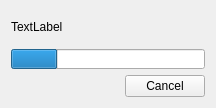
<?xml version="1.0" encoding="UTF-8"?>
<ui version="4.0">
 <class>BuildWindow</class>
 <widget class="QWidget" name="BuildWindow">
  <property name="geometry">
   <rect>
    <x>0</x>
    <y>0</y>
    <width>216</width>
    <height>108</height>
   </rect>
  </property>
  <property name="windowTitle">
   <string>BuildWindow</string>
  </property>
  <property name="styleSheet">
   <string notr="true">QWidget {
	color:rgb(200,200,200);
	background-color: rgb(28, 36, 38);
	selection-background-color: rgb(68, 85, 89);
	border-style: outset;
	border-width: 2px;
	border:2px solid rgb(68, 85, 89);
}

QLabel {
	border-style: none;\n
}

QPushButton {
	border-style: outset;
	border-width: 2px;
	border:2px solid rgb(68, 85, 89);
	background-color: rgb(38, 46, 48);
	padding: 5px 10px;
}

QProgressBar:horizontal {
border: 0px solid rgb(68, 85, 89);
border-radius: 20px;
background: rgb(48,56, 58);

padding: 1px;

}
QProgressBar::chunk:horizontal {
border-radius: 20px;
border-bottom-right-radius: 10px;
border-bottom-left-radius: 10px;
border-top-right-radius: 10px;
border-top-left-radius: 10px	;
}

QProgressBar::chunk:horizontal {
	background: rgb(69, 143, 208);
}</string>
  </property>
  <layout class="QGridLayout" name="gridLayout">
   <item row="0" column="0">
    <layout class="QVBoxLayout" name="verticalLayout">
     <item>
      <widget class="QLabel" name="label">
       <property name="styleSheet">
        <string notr="true"/>
       </property>
       <property name="text">
        <string>TextLabel</string>
       </property>
      </widget>
     </item>
     <item>
      <layout class="QVBoxLayout" name="verticalLayout_2">
       <item>
        <widget class="QProgressBar" name="progressBar">
         <property name="maximumSize">
          <size>
           <width>16777215</width>
           <height>20</height>
          </size>
         </property>
         <property name="styleSheet">
          <string notr="true"/>
         </property>
         <property name="value">
          <number>24</number>
         </property>
         <property name="textVisible">
          <bool>false</bool>
         </property>
        </widget>
       </item>
      </layout>
     </item>
     <item>
      <layout class="QHBoxLayout" name="horizontalLayout">
       <item>
        <spacer name="horizontalSpacer">
         <property name="orientation">
          <enum>Qt::Horizontal</enum>
         </property>
         <property name="sizeHint" stdset="0">
          <size>
           <width>40</width>
           <height>20</height>
          </size>
         </property>
        </spacer>
       </item>
       <item>
        <widget class="QPushButton" name="btnCancel">
         <property name="styleSheet">
          <string notr="true"/>
         </property>
         <property name="text">
          <string>Cancel</string>
         </property>
        </widget>
       </item>
      </layout>
     </item>
    </layout>
   </item>
  </layout>
 </widget>
 <layoutdefault spacing="6" margin="11"/>
 <resources/>
 <connections/>
</ui>
